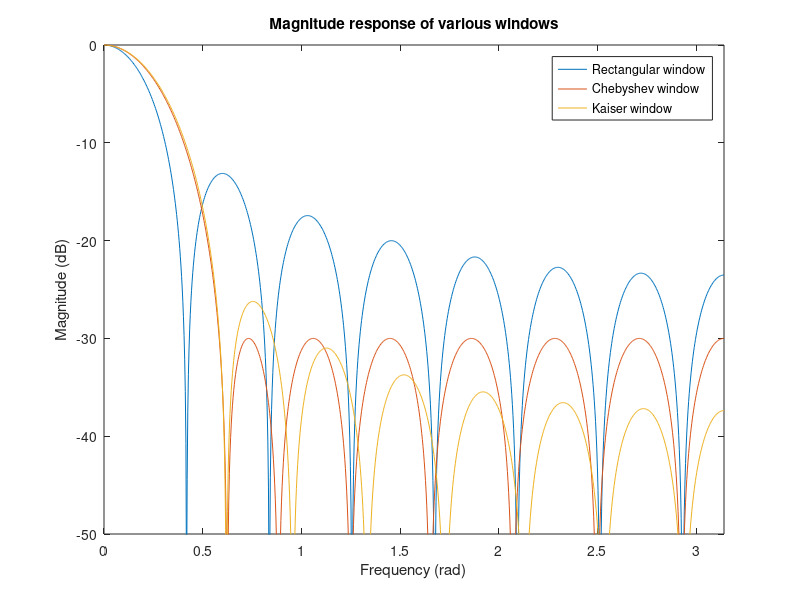
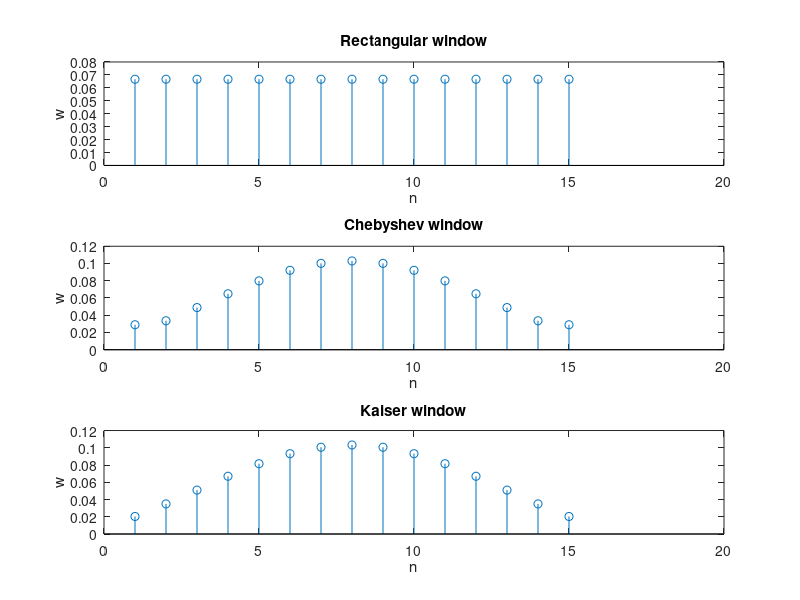

Reproduce these figures in MATLAB, in order. (Note: this script raises an error after producing the figures.)
clear all; close all; clc

%% 
% Alexa Jakob, ECE211 HW5 3/31/2020

%% Question 8

% set up windows
N =15;
r=30;
beta=3.05;
hr = rectwin(N); % rectangular window
hc = chebwin(N,r); % Chebyshev window
hk = kaiser(N,beta); % Kaiser window

hr = hr/sum(hr); % normalize windows
hc = hc/sum(hc);
hk = hk/sum(hk);

w = linspace(0,pi,1000);
Hr = freqz(hr,1,w); % find frequency responses
Hc = freqz(hc,1,w);
Hk = freqz(hk,1,w);
mag_Hr = 20*log10(abs(Hr)); % magnitude of frequency response
mag_Hc = 20*log10(abs(Hc));
mag_Hk = 20*log10(abs(Hk));

% plot magnitude of frequency responses on the same plot
plot(w,mag_Hr);
hold on
plot(w,mag_Hc);
hold on
plot(w,mag_Hk);

title('Magnitude response of various windows')
xlabel('Frequency (rad)')
ylabel('Magnitude (dB)')
legend('Rectangular window','Chebyshev window','Kaiser window','Location','northeast')
axis([0 pi -50 0])

% plot the three windows in time
figure
subplot(3,1,1)
stem(hr)
xlabel('n')
ylabel('w')
title('Rectangular window')

subplot(3,1,2)
stem(hc)
title('Chebyshev window')
xlabel('n')
ylabel('w')

subplot(3,1,3)
stem(hk)
title('Kaiser window')
xlabel('n')
ylabel('w')

sgtitle('Windows in the time domain')

% phase of frequency response of rectangular window and plot
ph_Hr = unwrap(angle(Hr)*180/pi);

figure
plot(w,ph_Hr);

title('Phase Response of Rectangular Window')
xlabel('Frequency (rad)')
ylabel('Unwrapped Phase (degrees)')

%% Question 9

fp = [12e3,15e3];
fs = [10e3,16e3];

rp = 1.5;
rs = 30;
[n,wn] = ellipord(2*pi*fp, 2*pi*fs, rp, rs, 's');
[z,p,k] = ellip(n,rp,rs,wn,'s');
[b,a] = zp2tf(z,p,k);

w = linspace(0,20e3,1000); % in Hertz
w = 2*pi*w; % in rad/sec
H = freqs(b,a,w);
mag_H = 20*log10(abs(H));
ph_H = unwrap(angle(H)*180/pi);

% plot magnitude and phase response
figure
subplot(2,1,1)
plot(w/(2*pi),mag_H)
title('Frequency response')
xlabel('Frequency (Hz)')
ylabel('Magnitude (dB)')
axis([0 2e4 -75 5])

subplot(2,1,2)
plot(w/(2*pi),ph_H)
title('Phase response')
xlabel('Frequency (Hz)')
ylabel('Unwrapped Phase (degrees)')
axis([0 2e4 -400 0])
sgtitle('Question 9')

% plot poles and zeros in the s plane
figure
plot(z,"o")
hold on
plot(p,"x")
plot([0 0], [-1.5e5 1.5e5]) % y axis
plot([-4000 100], [0 0]) % x axis
axis([-4000 100 -1.5e5 1.5e5])
legend('Zeros','Poles','Location','bestoutside')
title("Poles and Zeros of the elliptical filter's transfer function in the s-plane")
xlabel("\sigma")
ylabel("j\omega")
% Notice that all poles are in the LHP and zeros are on the jw axis 

%% Question 10
% define filter
fsamp = 40e3;
Bnyq = fsamp/2;
fpd = fp/Bnyq;
fsd = fs/Bnyq;
[nd,fnd] = ellipord(fpd,fsd,rp,rs); %frq specs normalized to Nyq BW
[zd,pd,kd] = ellip(nd,rp,rs,fnd);
[bd,ad] = zp2tf(zd,pd,kd);

w = w/(2*pi); % back to Hertz
wd = 2*pi*w/fsamp; % [radians]
Hd = freqz(bd,ad,wd);
mag_Hd = 20*log10(abs(Hd));
ph_Hd = unwrap(angle(Hd)*180/pi);

% plot magnitude and phase response
figure
subplot(2,1,1)
plot(w,mag_Hd)
title('Frequency response')
xlabel('Frequency (Hz)')
ylabel('Magnitude (dB)')


subplot(2,1,2)
plot(w,ph_Hd)
title('Phase response')
xlabel('Frequency (Hz)')
ylabel('Unwrapped Phase (degrees)')
sgtitle('Question 10')

figure
zplane(zd,pd)
title('Zeros and Poles of the digital filter (10)')
% Notice how all zeros are on the unit circle and all poles are in the LHP

disp(nd)
disp(n) 
% Notice that the order of the filter in 10 is lower than the order of the
% filter in 9, allowing it to be built with fewer elements. The
% specifications are met in both cases, analog and digital.
